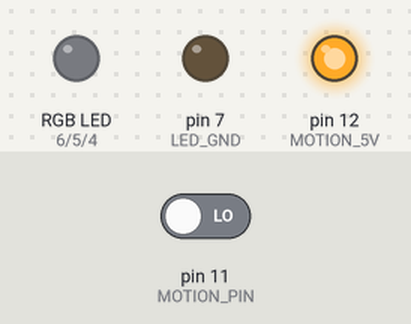
This sketch was run on a simulated Arduino Uno, built with avr-gcc and run on an emulated ATmega328P. Parts: an RGB LED mixed from three pins (HIGH = lit), output pins drawn as LEDs (lit = HIGH). The inputs (shaded band) are chosen by the test bench; at power-on: pin 11 (MOTION_PIN) LOW.

Above: at 2.2 s.
2.3 s: pin 11 (MOTION_PIN) driven HIGH
At 4.2 s:
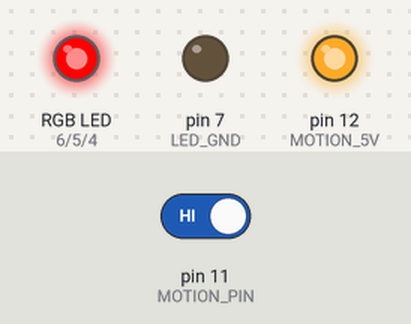
4.5 s: pin 11 (MOTION_PIN) driven LOW
At 5.9 s:
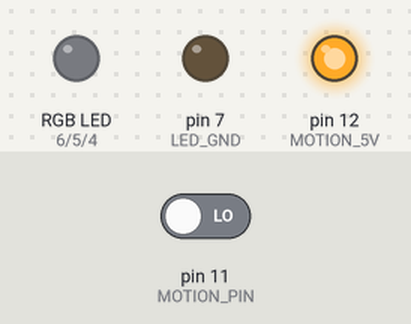
Timing chart, 0 to 7.5 s (numbered marks = the images above; inputs shaded):
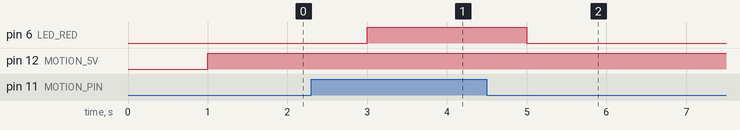

The sketch:

motion-sensor.ino
```cpp
// Digital Out Numbers to RGB LED
const int LED_GND = 7;
const int LED_RED = 6;
const int LED_GREEN = 5;
const int LED_BLUE = 4;

// Digital Out Numbers to Motion Sensor HC-SR501
const int MOTION_GND = 10;
const int MOTION_PIN = 11;
const int MOTION_5V = 12;
int motion = 0;

void setup() {
	// Set LED Pins to Output Mode
	pinMode(LED_GND, OUTPUT);
	pinMode(LED_RED, OUTPUT);
	pinMode(LED_GREEN, OUTPUT);
	pinMode(LED_BLUE, OUTPUT);
	// Set Starting Color BLACK-rgb(0,0,0)
	setRGB(0, 0, 0);

	// Set Motion Sensor Pins to Input-Output Mode
	pinMode(MOTION_GND, OUTPUT);
	pinMode(MOTION_PIN, INPUT);
	pinMode(MOTION_5V, OUTPUT);
}

void loop() {
	// Power Supply of Motion Sensor
	digitalWrite(MOTION_5V, HIGH);
	digitalWrite(MOTION_GND, LOW);

	// Get Motion
	int motion = digitalRead(MOTION_PIN);

	// LED On When There is Motion
	if (motion) {
		setRGB(255, 0, 0);

	} else {
		setRGB(0, 0, 0);
	}
}

// Conrolling RGB Led via analogWrite & PWM
void setRGB(int r, int g, int b) {
	analogWrite(LED_RED, r);
	analogWrite(LED_GREEN, g);
	analogWrite(LED_BLUE, b);
	delay(1000);
}
```

Measured:
- after the input at 2.3 s, pin 6 (LED_RED): LOW → HIGH after 0.70 s
- after the input at 4.5 s, pin 6 (LED_RED): HIGH → LOW after 0.50 s
